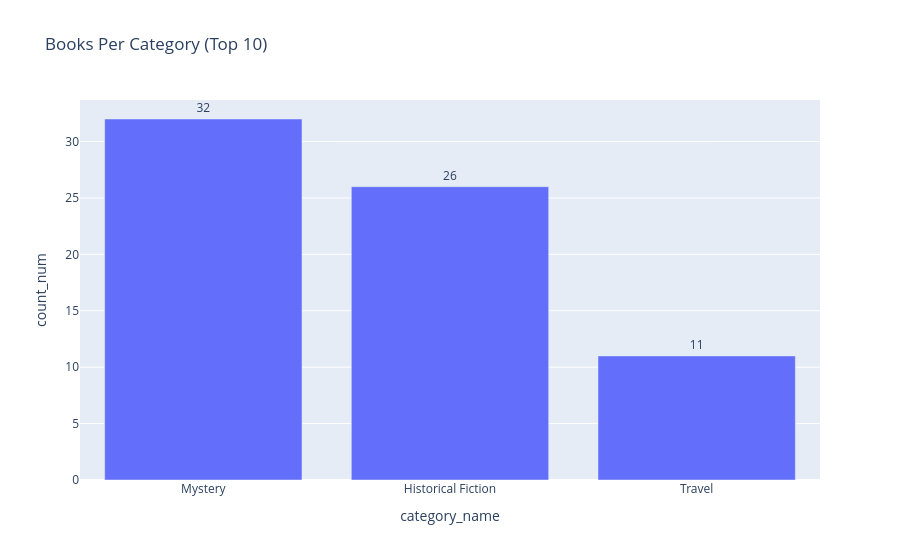

Here is the notebook cell this chart was saved with:
### Code cell
cat_cnt = df["category"].value_counts().reset_index() 
cat_cnt.columns = ["category_name", "count_num"]

fig = px.bar(
    cat_cnt.head(10),
    x = "category_name" ,
    y = "count_num",
    text = "count_num",
    title = "Books Per Category (Top 10)" 
)

fig.update_traces(textposition="outside")

fig.show()

### Figure 1 — Plotly figure (JSON) as saved in the notebook; plotly's stock layout.template omitted (floating-point values rounded to 4 significant figures)
{"data": [{"alignmentgroup": "True", "hovertemplate": "category_name=%{x}<br>count_num=%{text}<extra></extra>", "legendgroup": "", "marker": {"color": "#636efa", "pattern": {"shape": ""}}, "name": "", "offsetgroup": "", "orientation": "v", "showlegend": false, "text": [32, 26, 11], "textposition": "outside", "type": "bar", "x": ["Mystery", "Historical Fiction", "Travel"], "xaxis": "x", "y": [32, 26, 11], "yaxis": "y"}], "layout": {"barmode": "relative", "legend": {"tracegroupgap": 0}, "title": {"text": "Books Per Category (Top 10)"}, "xaxis": {"anchor": "y", "domain": [0, 1], "title": {"text": "category_name"}}, "yaxis": {"anchor": "x", "domain": [0, 1], "title": {"text": "count_num"}}}}
